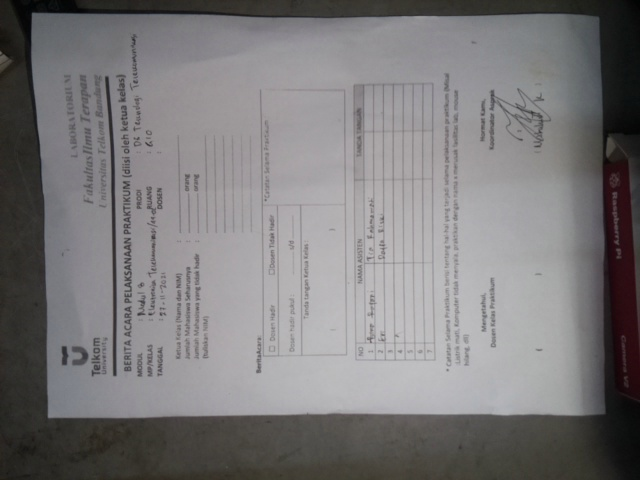
#> input picture picts/raspi.jpg, 640 x 480 px
$ python imagePreprocessing.py
#> lines starting #> are read from the running program, lines starting #| are printed output that depends on the picture
#> further down, img is the input picture: shape (480, 640, 3); mean B, G, R 122.8, 121.7, 123.7
import cv2 as cv
import utils

#print(cv.__version__)

def nothing(x):
    return x

def imagePreprocessing(path, thres1, thres2):
#> called with path = 'picts/raspi.jpg', thres1 = 0, thres2 = 0
    img = cv.imread(path)
    img = cv.rotate(img, cv.ROTATE_90_CLOCKWISE)
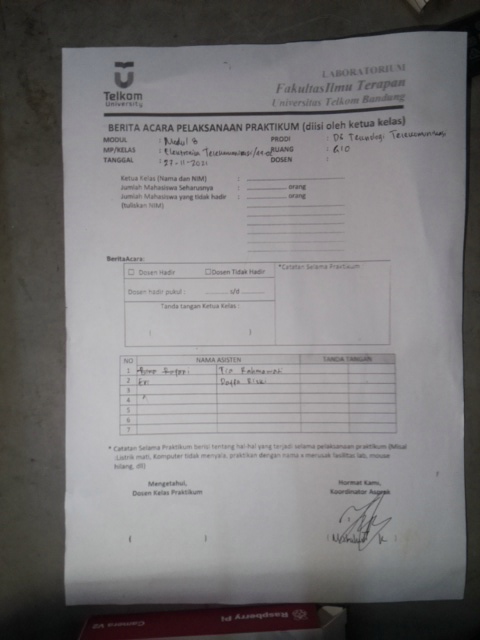
#> img: shape (640, 480, 3); mean B, G, R 122.8, 121.7, 123.7
    grey = cv.cvtColor(img, cv.COLOR_BGR2GRAY)
    blur = cv.GaussianBlur(grey,(3,3),cv.BORDER_DEFAULT)
    sharp = cv.addWeighted(grey, 1+1.5, blur, -1.5, 0)
    #ret, thresh = cv.threshold(sharp, thres1, thres2, cv.THRESH_BINARY + cv.THRESH_OTSU)
    return sharp

if __name__ == "__main__":
    path = 'picts/raspi.jpg'
    img = cv.imread(path)

    cv.namedWindow('Result')

    cv.createTrackbar("Thres1", "Result", 0, 255, nothing)
    cv.createTrackbar("Thres2", "Result", 0, 255, nothing)

    #thres = utils.initializeTrackbars(0)
    while True:
        cv.imshow('Result', img)

        thres1 = cv.getTrackbarPos("Thres1", "Result")
        thres2 = cv.getTrackbarPos("Thres2", "Result")

        img = imagePreprocessing(path, thres1, thres2)


        k = cv.waitKey(1)
#> (key Esc is pressed here)
        if k % 256 == 27:  # ESC pressed
            print("Escape hit, closing...")
            break

    cv.destroyAllWindows()
